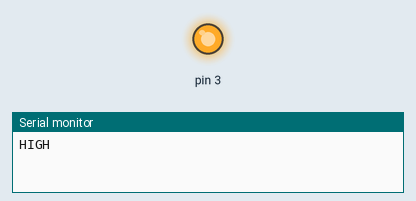
This sketch was run on a simulated Arduino Uno, built with avr-gcc and run on an emulated ATmega328P. Shown: output pins drawn as LEDs (lit = HIGH), the last lines printed to the serial monitor.

Above: at 2.5 s.
At 7.5 s:
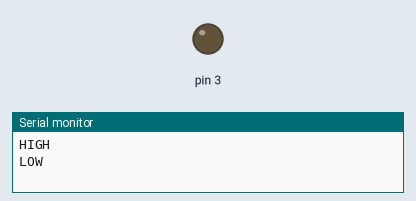
Timing chart, 0 to 13.0 s (numbered marks = the images above):
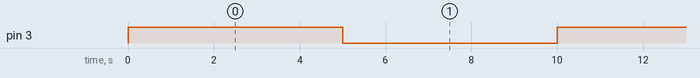

The sketch:

on_off_led_with_mosfet.ino
```cpp
void setup () {
Serial.begin(9600);
pinMode(3,OUTPUT);
}

void loop () {
  digitalWrite (3, HIGH);
  Serial.println("HIGH");
  delay(5000);
  digitalWrite(3,LOW);
  Serial.println("LOW");
  delay(5000);
}
```

Measured:
- by itself, pin 3: alternates HIGH for 5.0 s and LOW for 5.0 s
